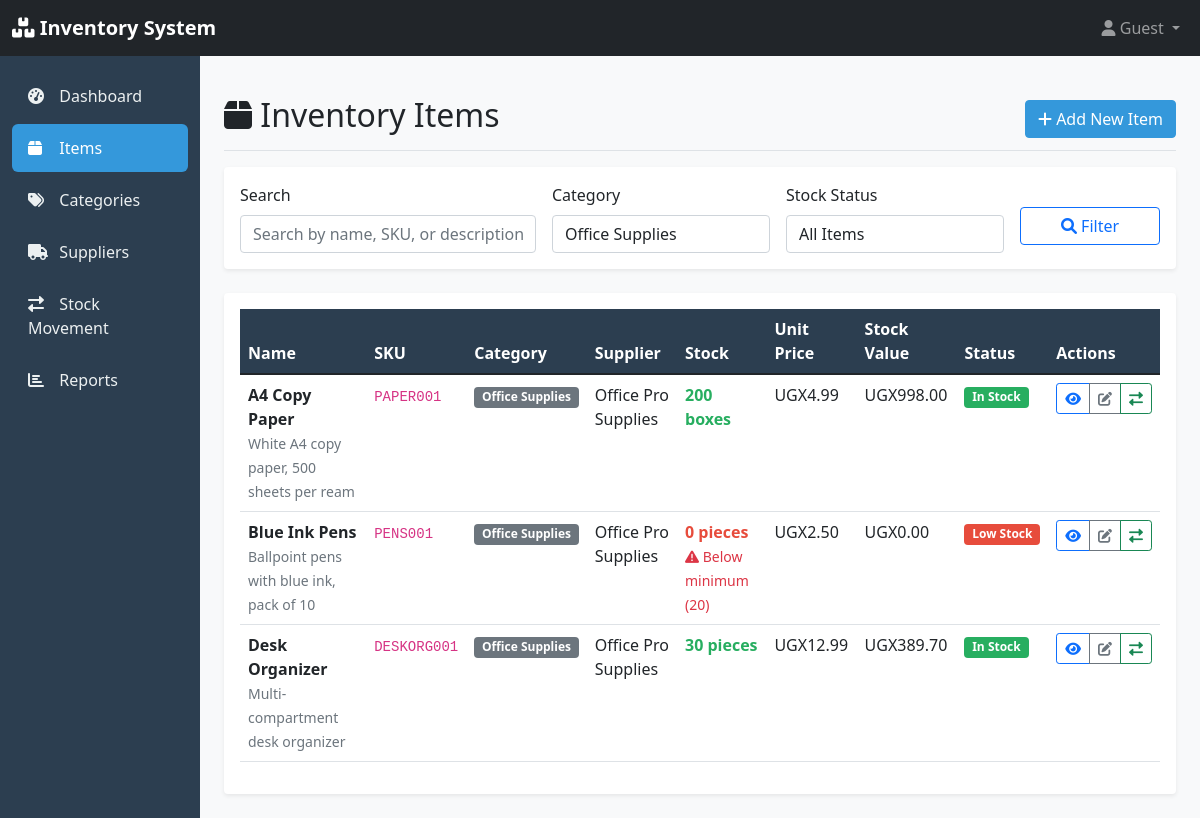
Before: /inventory/items/?category=2 with the older database file.
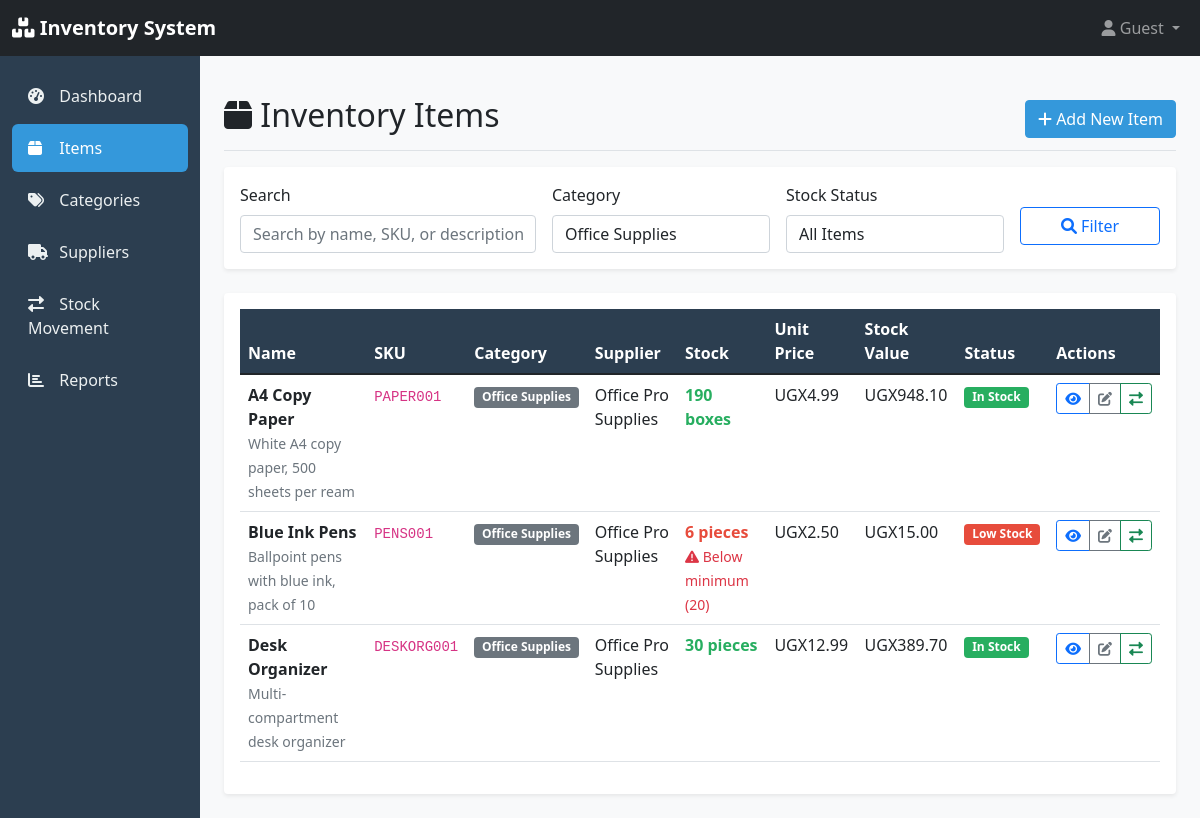
After: the same page with the newer database file.
### inventory/models.py (models this page shows, shortened)
class Item(models.Model):
    UNIT_CHOICES = [
        ('pieces', 'Pieces'),
        ('kg', 'Kilograms'),
        ('liters', 'Liters'),
        ('meters', 'Meters'),
        ('boxes', 'Boxes'),
    ]
    name = models.CharField(max_length=200)
    description = models.TextField(blank=True)
    sku = models.CharField(max_length=50, unique=True, help_text="Stock Keeping Unit")
    category = models.ForeignKey(Category, on_delete=models.CASCADE, related_name='items')
    supplier = models.ForeignKey(Supplier, on_delete=models.SET_NULL, null=True, blank=True, related_name='items')
    unit_price = models.DecimalField(max_digits=10, decimal_places=2, validators=[MinValueValidator(Decimal('0.00'))])
    selling_price = models.DecimalField(max_digits=10, decimal_places=2, validators=[MinValueValidator(Decimal('0.00'))])
    quantity_in_stock = models.PositiveIntegerField(default=0)
    minimum_stock_level = models.PositiveIntegerField(default=10, help_text="Alert when stock falls below this level")
    unit_of_measurement = models.CharField(max_length=20, choices=UNIT_CHOICES, default='pieces')
    is_active = models.BooleanField(default=True)
    created_at = models.DateTimeField(auto_now_add=True)
    updated_at = models.DateTimeField(auto_now=True)
    created_by = models.ForeignKey(User, on_delete=models.SET_NULL, null=True, blank=True)
    class Meta:
        ordering = ['name']
    @property
    def is_low_stock(self):
        return self.quantity_in_stock <= self.minimum_stock_level
    @property
    def stock_value(self):
        return self.quantity_in_stock * self.unit_price

class Category(models.Model):
    name = models.CharField(max_length=100, unique=True)
    description = models.TextField(blank=True, null=True)
    created_at = models.DateTimeField(auto_now_add=True)
    updated_at = models.DateTimeField(auto_now=True)
    class Meta:
        verbose_name_plural = "Categories"
        ordering = ['name']

class Supplier(models.Model):
    name = models.CharField(max_length=200)
    contact_person = models.CharField(max_length=100, blank=True)
    email = models.EmailField(blank=True)
    phone = models.CharField(max_length=20, blank=True)
    address = models.TextField(blank=True)
    created_at = models.DateTimeField(auto_now_add=True)
    updated_at = models.DateTimeField(auto_now=True)
    class Meta:
        ordering = ['name']

### inventory/views.py (the view)
# urls.py: path('items/', views.item_list, name='item_list'),
def item_list(request):
    items = Item.objects.select_related('category', 'supplier').filter(is_active=True)
    search_query = request.GET.get('search', '')
    if search_query:
        items = items.filter(
            Q(name__icontains=search_query) |
            Q(sku__icontains=search_query) |
            Q(description__icontains=search_query)
        )
    category_filter = request.GET.get('category', '')
    if category_filter:
        items = items.filter(category_id=category_filter)
    stock_filter = request.GET.get('stock_status', '')
    if stock_filter == 'low':
        items = items.filter(quantity_in_stock__lte=F('minimum_stock_level'))
    elif stock_filter == 'out':
        items = items.filter(quantity_in_stock=0)
    paginator = Paginator(items, 20)
    page_number = request.GET.get('page')
    page_obj = paginator.get_page(page_number)
    context = {
        'page_obj': page_obj,
        'categories': Category.objects.all(),
        'search_query': search_query,
        'category_filter': category_filter,
        'stock_filter': stock_filter,
    }
    return render(request, 'inventory/item_list.html', context)

### inventory/templates/inventory/item_list.html (shortened to what the changed rows need)
{% extends 'inventory/base.html' %}
{% block content %}
<div class="d-flex justify-content-between flex-wrap flex-md-nowrap align-items-center pt-3 pb-2 mb-3 border-bottom">
    <h1 class="h2">
        <i class="fas fa-box"></i>
        Inventory Items
    </h1>
</div>
<div class="card">
    <div class="card-body">
        {% if page_obj %}
            <div class="table-responsive">
                <table class="table table-hover">
                    <thead>
                        <tr>
                            <th>Name</th>
                            <th>SKU</th>
                            <th>Category</th>
                            <th>Supplier</th>
                            <th>Stock</th>
                            <th>Unit Price</th>
                            <th>Stock Value</th>
                            <th>Status</th>
                            <th>Actions</th>
                        </tr>
                    </thead>
                    <tbody>
                        {% for item in page_obj %}
                            <tr>
                                <td>
                                    <strong>{{ item.name }}</strong>
                                    {% if item.description %}
                                        <br>
                                        <small class="text-muted">{{ item.description|truncatechars:50 }}</small>
                                    {% endif %}
                                </td>
                                <td><code>{{ item.sku }}</code></td>
                                <td>
                                    <span class="badge bg-secondary">{{ item.category.name }}</span>
                                </td>
                                <td>
                                    {% if item.supplier %}
                                        {{ item.supplier.name }}
                                    {% else %}
                                        <span class="text-muted">N/A</span>
                                    {% endif %}
                                </td>
                                <td>
                                    <span class="{% if item.is_low_stock %}low-stock{% else %}in-stock{% endif %}">
                                        {{ item.quantity_in_stock }} {{ item.unit_of_measurement }}
                                    </span>
                                    {% if item.is_low_stock %}
                                        <br>
                                        <small class="text-danger">
                                            <i class="fas fa-exclamation-triangle"></i>
                                            Below minimum ({{ item.minimum_stock_level }})
                                        </small>
                                    {% endif %}
                                </td>
                                <td>UGX{{ item.unit_price }}</td>
                                <td>UGX{{ item.stock_value|floatformat:2 }}</td>
                                <td>
                                    {% if item.is_low_stock %}
                                        <span class="badge badge-low-stock">Low Stock</span>
                                    {% elif item.quantity_in_stock == 0 %}
                                        <span class="badge bg-danger">Out of Stock</span>
                                    {% else %}
                                        <span class="badge badge-in-stock">In Stock</span>
                                    {% endif %}
                                </td>
                                <td>
                                    <div class="btn-group btn-group-sm">
                                        <a href="{% url 'inventory:item_detail' item.id %}"
                                           class="btn btn-outline-primary" title="View Details">
                                            <i class="fas fa-eye"></i>
                                        </a>
                                        <a href="{% url 'inventory:item_edit' item.id %}"
                                           class="btn btn-outline-secondary" title="Edit">
                                            <i class="fas fa-edit"></i>
                                        </a>
                                        <a href="{% url 'inventory:stock_movement_create' %}?item_id={{ item.id }}"
                                           class="btn btn-outline-success" title="Stock Movement">
                                            <i class="fas fa-exchange-alt"></i>
                                        </a>
                                    </div>
                                </td>
                            </tr>
                        {% endfor %}
                    </tbody>
                </table>
            </div>
        {% endif %}
    </div>
</div>
{% endblock %}

Changed rows visible on the page:
changed Item "A4 Copy Paper": quantity_in_stock "200" → "190"; stock_value "998.00" → "948.10"
changed Item "Blue Ink Pens": quantity_in_stock "0" → "6"; stock_value "0.00" → "15.00"
